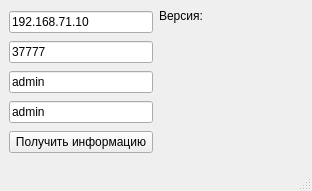
<?xml version="1.0" encoding="UTF-8"?>
<ui version="4.0">
 <class>MainWindow</class>
 <widget class="QMainWindow" name="MainWindow">
  <property name="geometry">
   <rect>
    <x>0</x>
    <y>0</y>
    <width>312</width>
    <height>191</height>
   </rect>
  </property>
  <property name="windowTitle">
   <string>MainWindow</string>
  </property>
  <widget class="QWidget" name="centralwidget">
   <layout class="QHBoxLayout" name="horizontalLayout_2">
    <item>
     <layout class="QVBoxLayout" name="verticalLayout">
      <item>
       <widget class="QLineEdit" name="editAddress">
        <property name="sizePolicy">
         <sizepolicy hsizetype="Preferred" vsizetype="Fixed">
          <horstretch>0</horstretch>
          <verstretch>0</verstretch>
         </sizepolicy>
        </property>
        <property name="text">
         <string>192.168.71.10</string>
        </property>
        <property name="placeholderText">
         <string>IP-адрес</string>
        </property>
       </widget>
      </item>
      <item>
       <widget class="QLineEdit" name="editPort">
        <property name="sizePolicy">
         <sizepolicy hsizetype="Preferred" vsizetype="Fixed">
          <horstretch>0</horstretch>
          <verstretch>0</verstretch>
         </sizepolicy>
        </property>
        <property name="text">
         <string>37777</string>
        </property>
        <property name="placeholderText">
         <string>Порт</string>
        </property>
       </widget>
      </item>
      <item>
       <widget class="QLineEdit" name="editLogin">
        <property name="sizePolicy">
         <sizepolicy hsizetype="Preferred" vsizetype="Fixed">
          <horstretch>0</horstretch>
          <verstretch>0</verstretch>
         </sizepolicy>
        </property>
        <property name="text">
         <string>admin</string>
        </property>
        <property name="placeholderText">
         <string>Логин</string>
        </property>
       </widget>
      </item>
      <item>
       <widget class="QLineEdit" name="editPassword">
        <property name="sizePolicy">
         <sizepolicy hsizetype="Preferred" vsizetype="Fixed">
          <horstretch>0</horstretch>
          <verstretch>0</verstretch>
         </sizepolicy>
        </property>
        <property name="text">
         <string>admin</string>
        </property>
        <property name="placeholderText">
         <string>Пароль</string>
        </property>
       </widget>
      </item>
      <item>
       <widget class="QPushButton" name="btnGetVer">
        <property name="sizePolicy">
         <sizepolicy hsizetype="Preferred" vsizetype="Fixed">
          <horstretch>0</horstretch>
          <verstretch>0</verstretch>
         </sizepolicy>
        </property>
        <property name="text">
         <string>Получить информацию</string>
        </property>
       </widget>
      </item>
     </layout>
    </item>
    <item>
     <layout class="QVBoxLayout" name="verticalLayout_2">
      <item>
       <layout class="QHBoxLayout" name="horizontalLayout">
        <item>
         <widget class="QLabel" name="label_2">
          <property name="sizePolicy">
           <sizepolicy hsizetype="Fixed" vsizetype="Preferred">
            <horstretch>0</horstretch>
            <verstretch>0</verstretch>
           </sizepolicy>
          </property>
          <property name="text">
           <string>Версия:</string>
          </property>
         </widget>
        </item>
        <item>
         <widget class="QLabel" name="labelVersion">
          <property name="text">
           <string/>
          </property>
         </widget>
        </item>
       </layout>
      </item>
      <item>
       <spacer name="verticalSpacer">
        <property name="orientation">
         <enum>Qt::Vertical</enum>
        </property>
        <property name="sizeHint" stdset="0">
         <size>
          <width>20</width>
          <height>40</height>
         </size>
        </property>
       </spacer>
      </item>
     </layout>
    </item>
   </layout>
  </widget>
  <widget class="QMenuBar" name="menubar">
   <property name="geometry">
    <rect>
     <x>0</x>
     <y>0</y>
     <width>312</width>
     <height>22</height>
    </rect>
   </property>
  </widget>
  <widget class="QStatusBar" name="statusbar"/>
 </widget>
 <resources/>
 <connections/>
</ui>
